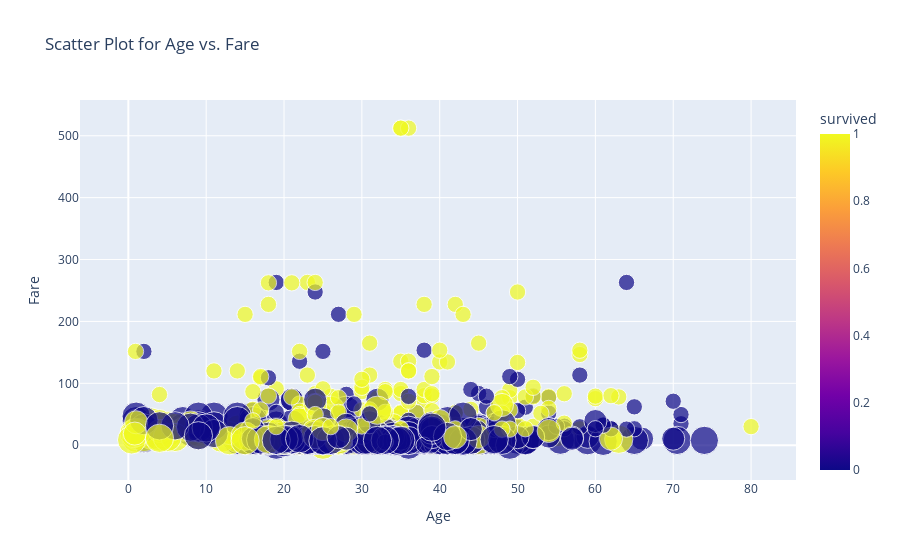

The cell this chart's notebook holds for it:
### Markdown cell above
### Question1

### Code cell
# Plotly Express is a high-level data visualization library that works well with Pandas dataframes and is specifically designed for creating interactive visualizations. To plot a scatter plot for the 'age' and 'fare' columns of the "titanic" dataset using Plotly Express, you'll need to first load the dataset using Seaborn's load_dataset function and then use Plotly Express to create the scatter plot. However, please note that Plotly Express and the version of Plotly available at the time of my training might differ from the current version.

import seaborn as sns
import plotly.express as px

# Load the "titanic" dataset
titanic_data = sns.load_dataset('titanic')

# Create a scatter plot using Plotly Express
fig = px.scatter(titanic_data, x='age', y='fare', title='Scatter Plot for Age vs. Fare',
                 hover_data=['pclass', 'sex', 'embarked', 'survived'],
                 labels={'age': 'Age', 'fare': 'Fare'},
                 color='survived', size='pclass', opacity=0.7)

# Show the plot
fig.show()

# In this code, we used px.scatter from Plotly Express to create the scatter plot. The x and y parameters are set to 'age' and 'fare', respectively, to specify the columns for the x-axis and y-axis of the scatter plot. The hover_data parameter allows you to include additional columns in the tooltip that will appear when you hover over each data point. We've included 'pclass', 'sex', 'embarked', and 'survived' as additional information.

# The color parameter is set to 'survived' to differentiate data points by whether the passenger survived or not. The size parameter is set to 'pclass' to adjust the size of the data points based on the passenger class. The opacity parameter sets the transparency level of the data points.

# The labels parameter is used to provide custom labels for the x and y axes. The title parameter sets the title of the plot.

# Running this code will create an interactive scatter plot showing the relationship between the 'age' and 'fare' columns in the "titanic" dataset. The data points will be colored based on whether the passenger survived or not, and the size of the points will be based on the passenger class. When you hover over each data point, additional information about the passenger's class, sex, embarked location, and survival status will be displayed in the tooltip.

### Figure 1 — Plotly figure (JSON) as saved in the notebook; plotly's stock layout.template omitted (floating-point values rounded to 4 significant figures; data arrays with more than 128 entries replaced by an {"elided": "..."} marker saying what was removed)
{"data": [{"customdata": {"elided": "891x4 mixed values"}, "hovertemplate": "Age=%{x}<br>Fare=%{y}<br>pclass=%{customdata[0]}<br>sex=%{customdata[1]}<br>embarked=%{customdata[2]}<br>survived=%{marker.color}<extra></extra>", "legendgroup": "", "marker": {"color": {"elided": "891 int values"}, "coloraxis": "coloraxis", "opacity": 0.7, "size": {"elided": "891 int values"}, "sizemode": "area", "sizeref": 0.0075, "symbol": "circle"}, "mode": "markers", "name": "", "orientation": "v", "showlegend": false, "type": "scatter", "x": {"elided": "891 float values"}, "xaxis": "x", "y": {"elided": "891 float values"}, "yaxis": "y"}], "layout": {"autosize": true, "coloraxis": {"colorbar": {"title": {"text": "survived"}}, "colorscale": [[0, "#0d0887"], [0.1111, "#46039f"], [0.2222, "#7201a8"], [0.3333, "#9c179e"], [0.4444, "#bd3786"], [0.5556, "#d8576b"], [0.6667, "#ed7953"], [0.7778, "#fb9f3a"], [0.8889, "#fdca26"], [1, "#f0f921"]]}, "legend": {"itemsizing": "constant", "tracegroupgap": 0}, "title": {"text": "Scatter Plot for Age vs. Fare"}, "xaxis": {"anchor": "y", "autorange": true, "domain": [0, 1], "range": [-5.748, 85.49], "title": {"text": "Age"}, "type": "linear"}, "yaxis": {"anchor": "x", "autorange": true, "domain": [0, 1], "range": [-92.74, 580.1], "title": {"text": "Fare"}, "type": "linear"}}}
